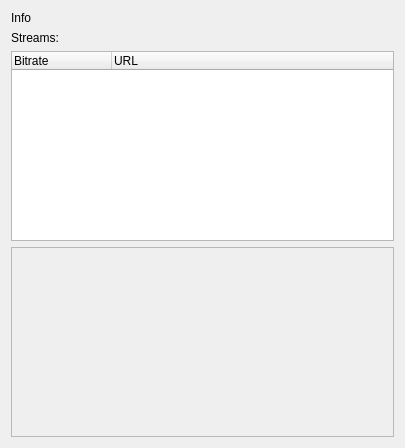
<?xml version="1.0" encoding="UTF-8"?>
<ui version="4.0">
 <class>InfoPage</class>
 <widget class="QWidget" name="InfoPage">
  <property name="geometry">
   <rect>
    <x>0</x>
    <y>0</y>
    <width>405</width>
    <height>448</height>
   </rect>
  </property>
  <property name="windowTitle">
   <string>Form</string>
  </property>
  <layout class="QGridLayout" name="gridLayout">
   <item row="0" column="0">
    <widget class="QLabel" name="label">
     <property name="text">
      <string>Info</string>
     </property>
    </widget>
   </item>
   <item row="1" column="0" colspan="2">
    <widget class="QLabel" name="label_2">
     <property name="text">
      <string>Streams:</string>
     </property>
    </widget>
   </item>
   <item row="2" column="0" colspan="2">
    <widget class="QTreeWidget" name="streams">
     <property name="rootIsDecorated">
      <bool>false</bool>
     </property>
     <column>
      <property name="text">
       <string>Bitrate</string>
      </property>
     </column>
     <column>
      <property name="text">
       <string>URL</string>
      </property>
     </column>
    </widget>
   </item>
   <item row="3" column="0" colspan="2">
    <widget class="QPlainTextEdit" name="messages">
     <property name="enabled">
      <bool>false</bool>
     </property>
     <property name="readOnly">
      <bool>true</bool>
     </property>
    </widget>
   </item>
  </layout>
 </widget>
 <resources/>
 <connections/>
</ui>
